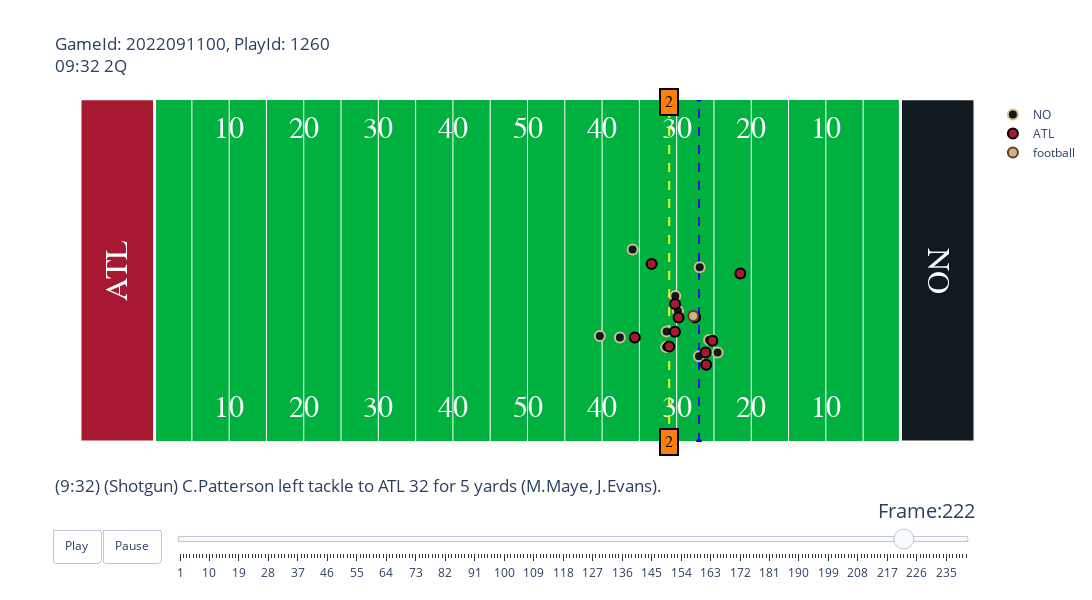

Notebook cell for this chart:
### Code cell
gid = 2022091100
pid = 1260 

animate_play(games=games, tracking_df=tracking_df,
             play_df=plays, players=players, gameId=gid,
             playId=pid)
